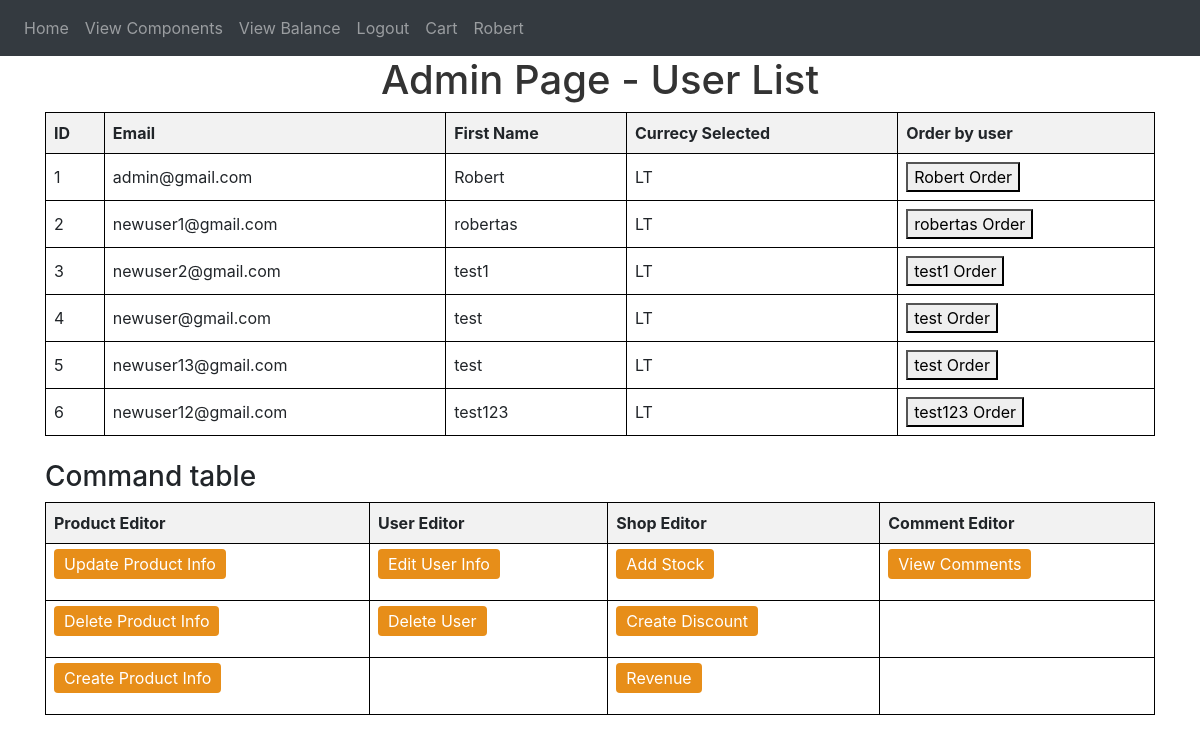
The page /admin (signed in) on the database its author committed.
### website/models.py (models this page shows, shortened)
class User(db.Model, UserMixin): #User Model - capital U because of python standarts
    id = db.Column(db.Integer,primary_key=True) #Id column counted by int with Primary Key!
    email = db.Column(db.String(150), unique=True, nullable=False) #unique - allows/forbids (False/True) multiple instances with same info
    password = db.Column(db.String(150), nullable=False)
    first_name = db.Column(db.String(150))
    cartItems = db.Column(db.String(150), default="Empty")
    Country = db.Column(db.String(150),nullable=False)
    comments = db.relationship('Comment', backref='user', lazy=True)
    blocked_until = db.Column(db.DateTime, nullable=True)
    login_attempts = db.Column(db.Integer, default=0)
    balance = db.Column(db.Float, default=0.0)  # Pridėkite balansą
    orders = db.relationship('Order', backref='user', lazy=True)
    is_verified = db.Column(db.Boolean, default=False)  # Pridėtas laukelis el. pašto patvirtinimui

### website/views.py (the view)
@views.route("/admin", methods=['GET', 'POST'])
@login_required
def admin():
    currencyMultiplier = 0
    currencySymbol = "None"
    if current_user.Country == "LT":
        currencyMultiplier = 1.10
        currencySymbol = "€"
    elif current_user.Country == "USA":
        currencyMultiplier = 1
        currencySymbol = "$"
    users = User.query.all()
    components = Component.query.all()
    return render_template('admin.html', user=current_user, users=users, components=components, currencySymbol=currencySymbol, currencyMultiplier=currencyMultiplier)

### website/templates/admin.html (shortened to what this page needs)
{% extends "base.html" %}
{% block link%}
<link rel="stylesheet" type="text/css" href="static/design.css">
 {% endblock%}
 {% block content %}
 <html lang="en">
    <head>
    </head>
    <body>
        <h1>Admin Page - User List</h1>
        <table border="1">
            <thead>
                <tr>
                    <th> ID </th>
                    <th> Email </th>
                    <th> First Name </th>
                    <th> Currecy Selected</th>
                    <th> Order by user</th>
                </tr>
            </thead>
            <tbody>
                {% for user in users %}
                    <tr>
                        <td> {{ user.id }} </td>
                        <td> {{ user.email }} </td>
                        <td> {{ user.first_name }} </td>
                        <td> {{ user.Country }} </td>
                        <td>
                            <div><button type="button" onclick="userOrders('{{ user.id }}')">
                                {{ user.first_name }} Order
                            </button></div>
                        </td>
                    </tr>
                {% endfor %}
            </tbody>
        </table>
        <br>
        <h3>Command table</h3>
        <table>
            <tr>
                <th>Product Editor</th>
                <th>User Editor</th>
                <th>Shop Editor</th>
                <th>Comment Editor</th>
            </tr>
            <tr>
                <td><p><a class="text-background" href="/CompoUpdate">Update Product Info</a></p></td>
                <td><p><a class="text-background" href="/EditUserAdmin">Edit User Info</a></p></td>
                <td><p><a class="text-background" href="/addStock">Add Stock</a></p></td>
                <td><p><a class="text-background" href="/viewCommentsAdmin">View Comments</a></p></td>
            </tr>
            <tr>
                <td><p><a class="text-background" href="/CompoDelete">Delete Product Info</a></p></td>
                <td><p><a class="text-background" href="/DeleteAccountAdmin">Delete User</a></p></td>
                <td><p><a class="text-background" href="/AddSale">Create Discount </a></p></td>
                <td><p></a></p></td>
            </tr>
            <tr>
                <td><p><a class="text-background" href="/CompoCreate">Create Product Info</a></p></td>
                <td></td>
                <td><p><a class="text-background" href="/Revenue">Revenue</a></p></td>
                <td></td>
            </tr>
        </table>
    <br>
{% endblock %}

### website/templates/base.html (shortened to what this page needs)
<!DOCTYPE html>
<html lang="en">
<head>
    <link rel="stylesheet" href="https://stackpath.bootstrapcdn.com/bootstrap/4.4.1/css/bootstrap.min.css" />
    <link rel="stylesheet" href="https://stackpath.bootstrapcdn.com/font-awesome/4.7.0/css/font-awesome.min.css" />
    <link rel="stylesheet" type="text/css" href="{{ url_for('static', filename='design.css') }}">
    {% block link %}{% endblock %}
</head>
<body>
    <nav class="navbar navbar-expand-lg navbar-dark bg-dark">
        <div class="collapse navbar-collapse" id="navbar">
            <div class="navbar-nav">
                {% if user and user.is_authenticated %}
                    <a class="nav-item nav-link" href="{{ url_for('views.home') }}">Home</a>
                    <a class="nav-item nav-link" href="{{ url_for('views.view_components') }}">View Components</a>
                    <a class="nav-item nav-link" href="{{ url_for('views.balance') }}">View Balance</a>
                    <a class="nav-item nav-link" href="{{ url_for('auth.logout') }}">Logout</a>
                    <a class="nav-item nav-link" href="{{ url_for('views.cartPage', user_id=user.id) }}">Cart</a>
                    <div class="nav-item nav-link"('{{ user.id }}')">
                        {{ user.first_name }}
                    </button></div>
                {% else %}
                    <a class="nav-item nav-link" href="/login">Login</a>
                    <a class="nav-item nav-link" href="/sign-up">Sign Up</a>
                {% endif %}
            </div>
        </div>
    </nav>
    <div class="container">
        {% block content %}
        {% endblock %}
    </div>
    <link rel="stylesheet" href="https://unpkg.com/leaflet/dist/leaflet.css">
    <link rel="stylesheet" href="https://unpkg.com/leaflet-control-geocoder/dist/Control.Geocoder.css">
</body>
</html>

### website/static/design.css (style rules this page uses)
.text-background { text-decoration: none; color: #fff; background-color: #e78e19; padding: 5px 10px; border-radius: 4px; transition: background-color 0.3s; }

### website/templates/base.html (style rules this page uses)
h1 { text-align: center; color: #333333; }

### website/templates/admin.html (style rules this page uses)
table { border-collapse: collapse; width: 100%; }
th, td { border: 1px solid black; padding: 8px; text-align: left; }
th { background-color: #f2f2f2; }

### rows shown on the page
User: first_name "Robert", id "1", email "admin@gmail.com", Country "LT"
User: id "2", email "newuser1@gmail.com", first_name "robertas", Country "LT"
User: id "3", email "newuser2@gmail.com", first_name "test1", Country "LT"
User: id "4", email "newuser@gmail.com", first_name "test", Country "LT"
User: id "5", email "newuser13@gmail.com", first_name "test", Country "LT"
User: id "6", email "newuser12@gmail.com", first_name "test123", Country "LT"
